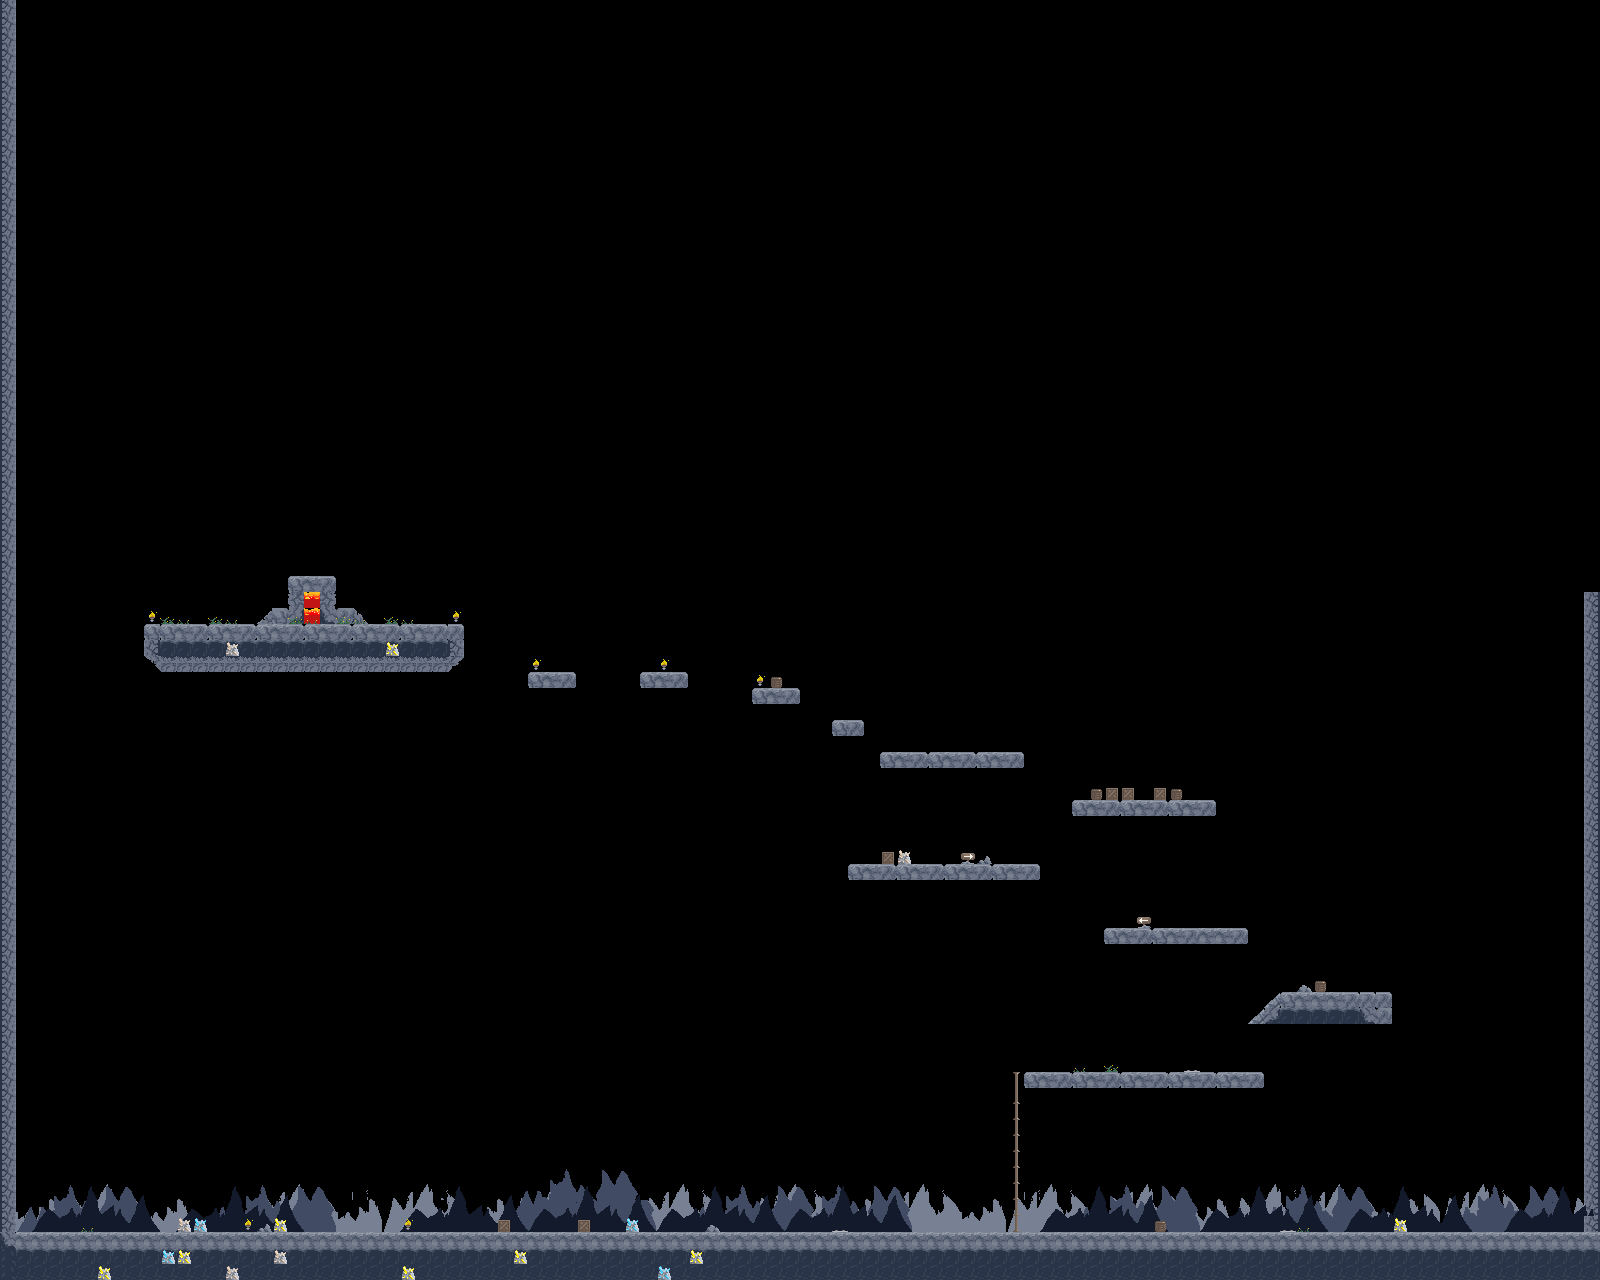

Tiled map render using the project's own tile images. Description and the map definition, with tile-layer contents summarised, below:
An orthogonal 100x80 tile map with 16x16 px tiles, 4 tile layers (Back, Ground, Mask, Obj) and 25 objects (14x solid, 7x enemy, player, door, ladder, ...).

<map version="1.4" tiledversion="1.4.2" orientation="orthogonal" renderorder="right-down" width="100" height="80" tilewidth="16" tileheight="16" infinite="0" nextlayerid="7" nextobjectid="33">
 <tileset firstgid="1" name="platformtileset" tilewidth="16" tileheight="16" tilecount="1147" columns="31">
  <image source="tilesets/platformtileset.png" trans="ff00ff" width="500" height="600" />
 </tileset>
 <layer id="5" name="Back" width="100" height="80">
  <data>[8000 cells, 288 non-empty, 24 distinct tile ids]</data>
 </layer>
 <layer id="1" name="Ground" width="100" height="80">
  <data>[8000 cells, 748 non-empty, 59 distinct tile ids]</data>
 </layer>
 <layer id="4" name="Mask" width="100" height="80">
  <data>[8000 cells, 320 non-empty, 36 distinct tile ids]</data>
 </layer>
 <layer id="6" name="Obj" width="100" height="80">
  <data>[8000 cells, 38 non-empty, 14 distinct tile ids]</data>
 </layer>
 <objectgroup id="2" name="Objects">
  <object id="1" name="solid" x="15.5" y="1232.51" width="1585.12" height="47.9806" />
  <object id="5" name="solid" x="0.333333" y="8.33" width="15" height="1271.67" />
  <object id="9" name="player" x="193.5" y="1092.5">
   <point />
  </object>
  <object id="10" name="enemy" x="447.818" y="1222.09" width="16" height="10" />
  <object id="11" name="door" x="287.167" y="576.247" width="46.3333" height="47.5" />
  <object id="12" name="enemy" x="943.879" y="741.515" width="16" height="10" />
  <object id="13" name="enemy" x="927.545" y="853.697" width="16" height="10" />
  <object id="14" name="enemy" x="315" y="613.636" width="16" height="10" />
  <object id="15" name="enemy" x="1135.42" y="789.333" width="16" height="10" />
  <object id="16" name="enemy" x="1135.7" y="1061.79" width="16" height="10" />
  <object id="17" name="ladder" x="1007.58" y="1070.92" width="17.3333" height="161.583" />
  <object id="18" name="solid" x="527.818" y="671.818" width="48.1818" height="16" />
  <object id="20" name="solid" x="639.909" y="672" width="48.1818" height="16" />
  <object id="21" name="solid" x="751.909" y="688.333" width="48.1818" height="16" />
  <object id="22" name="solid" x="880.242" y="752" width="143.515" height="16" />
  <object id="23" name="solid" x="1072.16" y="800.583" width="144.182" height="16" />
  <object id="24" name="solid" x="847.909" y="864" width="192.515" height="16" />
  <object id="25" name="solid" x="1104.58" y="927.667" width="143.879" height="16" />
  <object id="26" name="solid" x="1283.92" y="992" width="108.129" height="31.8182" />
  <object id="27" name="solid" x="1025.91" y="1072" width="238.182" height="16" />
  <object id="28" name="solid" x="144.159" y="623.917" width="319.182" height="48.5" />
  <object id="29" name="solid" x="1583.5" y="0.165" width="15" height="1232.67" />
  <object id="30" name="enemy" x="911.667" y="1222" width="16" height="10" />
  <object id="31" name="SlopeRight" x="1248" y="992.042" width="35.2083" height="31.7917" />
  <object id="32" name="solid" x="831.788" y="720.333" width="31.8182" height="16" />
 </objectgroup>
</map>
